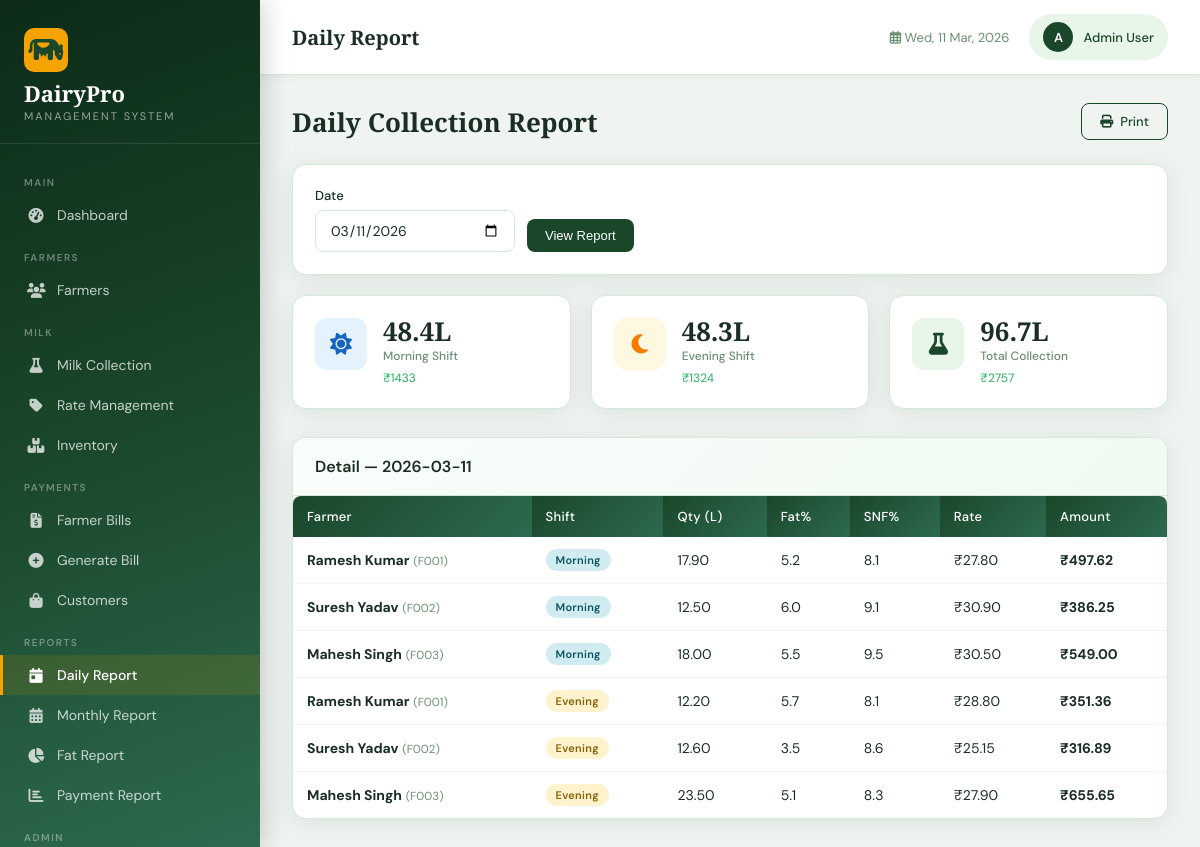
/reports/daily/ (signed in), run on the app's committed database.
### milk_collection/models.py (models this page shows, shortened)
class MilkCollection(models.Model):
    SHIFT_CHOICES = [('morning', 'Morning'), ('evening', 'Evening')]
    farmer = models.ForeignKey(Farmer, on_delete=models.CASCADE, related_name='collections')
    date = models.DateField()
    shift = models.CharField(max_length=10, choices=SHIFT_CHOICES)
    quantity = models.DecimalField(max_digits=8, decimal_places=2)
    fat = models.DecimalField(max_digits=4, decimal_places=1)
    snf = models.DecimalField(max_digits=4, decimal_places=1)
    rate = models.DecimalField(max_digits=8, decimal_places=2, default=0)
    total_amount = models.DecimalField(max_digits=10, decimal_places=2, default=0)
    created_at = models.DateTimeField(auto_now_add=True)
    updated_at = models.DateTimeField(auto_now=True)
    class Meta:
        ordering = ['-date', '-shift']
        unique_together = ['farmer', 'date', 'shift']

### farmers/models.py (models this page shows, shortened)
class Farmer(models.Model):
    farmer_id = models.CharField(max_length=20, unique=True)
    name = models.CharField(max_length=100)
    address = models.TextField()
    phone = models.CharField(max_length=15)
    email = models.EmailField(blank=True)
    bank_name = models.CharField(max_length=100, blank=True)
    account_number = models.CharField(max_length=30, blank=True)
    ifsc_code = models.CharField(max_length=20, blank=True)
    joining_date = models.DateField()
    is_active = models.BooleanField(default=True)
    photo = models.ImageField(upload_to='farmers/', blank=True, null=True)
    created_at = models.DateTimeField(auto_now_add=True)
    updated_at = models.DateTimeField(auto_now=True)
    class Meta:
        ordering = ['farmer_id']

### reports/views.py (the view)
# urls.py: path('daily/', views.daily_report, name='daily_report'),
@login_required
def daily_report(request):
    report_date = request.GET.get('date', str(date.today()))
    collections = MilkCollection.objects.filter(date=report_date).select_related('farmer')
    morning = collections.filter(shift='morning')
    evening = collections.filter(shift='evening')
    totals = {
        'morning_qty': morning.aggregate(Sum('quantity'))['quantity__sum'] or 0,
        'morning_amt': morning.aggregate(Sum('total_amount'))['total_amount__sum'] or 0,
        'evening_qty': evening.aggregate(Sum('quantity'))['quantity__sum'] or 0,
        'evening_amt': evening.aggregate(Sum('total_amount'))['total_amount__sum'] or 0,
    }
    totals['total_qty'] = totals['morning_qty'] + totals['evening_qty']
    totals['total_amt'] = totals['morning_amt'] + totals['evening_amt']
    return render(request, 'reports/daily.html', {'collections': collections, 'report_date': report_date, 'totals': totals})

### templates/reports/daily.html (shortened to what this page needs)
{% extends 'base.html' %}
{% block page_title %}Daily Report{% endblock %}
{% block content %}
<div class="page-header">
    <div><h2>Daily Collection Report</h2></div>
    <a href="javascript:window.print()" class="btn btn-outline"><i class="fas fa-print"></i> Print</a>
</div>
<div class="card" style="margin-bottom:20px;">
  <div class="card-body">
    <form method="get" style="display:flex;gap:12px;align-items:flex-end;">
      <div class="form-group" style="margin:0;flex:1;max-width:200px;">
        <label class="form-label">Date</label>
        <input type="date" name="date" value="{{ report_date }}" class="form-control">
      </div>
      <button type="submit" class="btn btn-primary">View Report</button>
    </form>
  </div>
</div>
<div class="stats-grid">
  <div class="stat-card"><div class="stat-icon blue"><i class="fas fa-sun"></i></div><div class="stat-info"><div class="stat-value">{{ totals.morning_qty|floatformat:1 }}L</div><div class="stat-label">Morning Shift</div><div class="stat-sub">&#8377;{{ totals.morning_amt|floatformat:0 }}</div></div></div>
  <div class="stat-card"><div class="stat-icon amber"><i class="fas fa-moon"></i></div><div class="stat-info"><div class="stat-value">{{ totals.evening_qty|floatformat:1 }}L</div><div class="stat-label">Evening Shift</div><div class="stat-sub">&#8377;{{ totals.evening_amt|floatformat:0 }}</div></div></div>
  <div class="stat-card"><div class="stat-icon green"><i class="fas fa-flask"></i></div><div class="stat-info"><div class="stat-value">{{ totals.total_qty|floatformat:1 }}L</div><div class="stat-label">Total Collection</div><div class="stat-sub">&#8377;{{ totals.total_amt|floatformat:0 }}</div></div></div>
</div>
<div class="card">
  <div class="card-header"><h3>Detail — {{ report_date }}</h3></div>
  <div class="card-body" style="padding:0;">
    <div class="table-wrapper">
      <table>
        <thead><tr><th>Farmer</th><th>Shift</th><th>Qty (L)</th><th>Fat%</th><th>SNF%</th><th>Rate</th><th>Amount</th></tr></thead>
        <tbody>
        {% for c in collections %}
        <tr>
          <td><strong>{{ c.farmer.name }}</strong> <small style="color:var(--text-muted)">({{ c.farmer.farmer_id }})</small></td>
          <td><span class="badge {% if c.shift == 'morning' %}badge-info{% else %}badge-warning{% endif %}">{{ c.shift|title }}</span></td>
          <td>{{ c.quantity }}</td>
          <td>{{ c.fat }}</td>
          <td>{{ c.snf }}</td>
          <td>&#8377;{{ c.rate }}</td>
          <td><strong>&#8377;{{ c.total_amount }}</strong></td>
        </tr>
        {% empty %}
        <tr><td colspan="7" style="text-align:center;padding:40px;color:var(--text-muted)">No collections on this date</td></tr>
        {% endfor %}
        </tbody>
      </table>
    </div>
  </div>
</div>
{% endblock %}

### templates/base.html (shortened to what this page needs)
<!DOCTYPE html>
<html lang="en">
<head>
    <link href="https://cdnjs.cloudflare.com/ajax/libs/font-awesome/6.4.0/css/all.min.css" rel="stylesheet">
</head>
<body>
    {% if user.is_authenticated %}
    <aside class="sidebar" id="sidebar">
        <div class="sidebar-brand">
            <div class="logo-icon"><i class="fas fa-cow"></i></div>
            <h1>DairyPro</h1>
            <span>Management System</span>
        </div>
        <nav>
            <div class="nav-section-title">Main</div>
            <a href="{% url 'dashboard' %}" class="nav-link {% if request.resolver_match.url_name == 'dashboard' %}active{% endif %}">
                <i class="fas fa-tachometer-alt"></i> Dashboard
            </a>
            <div class="nav-section-title">Farmers</div>
            <a href="{% url 'farmer_list' %}" class="nav-link {% if 'farmer' in request.resolver_match.url_name %}active{% endif %}">
                <i class="fas fa-users"></i> Farmers
            </a>
            <div class="nav-section-title">Milk</div>
            <a href="{% url 'collection_list' %}" class="nav-link {% if 'collection' in request.resolver_match.url_name %}active{% endif %}">
                <i class="fas fa-flask"></i> Milk Collection
            </a>
            <a href="{% url 'milk_rates' %}" class="nav-link {% if request.resolver_match.url_name == 'milk_rates' %}active{% endif %}">
                <i class="fas fa-tag"></i> Rate Management
            </a>
            <a href="{% url 'inventory_list' %}" class="nav-link {% if 'inventory' in request.resolver_match.url_name %}active{% endif %}">
                <i class="fas fa-boxes"></i> Inventory
            </a>
            <div class="nav-section-title">Payments</div>
            <a href="{% url 'payment_list' %}" class="nav-link {% if request.resolver_match.url_name == 'payment_list' %}active{% endif %}">
                <i class="fas fa-file-invoice-dollar"></i> Farmer Bills
            </a>
            <a href="{% url 'generate_bill' %}" class="nav-link {% if request.resolver_match.url_name == 'generate_bill' %}active{% endif %}">
                <i class="fas fa-plus-circle"></i> Generate Bill
            </a>
            <a href="{% url 'customer_list' %}" class="nav-link {% if 'customer' in request.resolver_match.url_name %}active{% endif %}">
                <i class="fas fa-shopping-bag"></i> Customers
            </a>
            <div class="nav-section-title">Reports</div>
            <a href="{% url 'daily_report' %}" class="nav-link {% if request.resolver_match.url_name == 'daily_report' %}active{% endif %}">
                <i class="fas fa-calendar-day"></i> Daily Report
            </a>
            <a href="{% url 'monthly_report' %}" class="nav-link {% if request.resolver_match.url_name == 'monthly_report' %}active{% endif %}">
                <i class="fas fa-calendar-alt"></i> Monthly Report
            </a>
            <a href="{% url 'fat_report' %}" class="nav-link {% if request.resolver_match.url_name == 'fat_report' %}active{% endif %}">
                <i class="fas fa-chart-pie"></i> Fat Report
            </a>
            <a href="{% url 'payment_report' %}" class="nav-link {% if request.resolver_match.url_name == 'payment_report' %}active{% endif %}">
                <i class="fas fa-chart-bar"></i> Payment Report
            </a>
            {% if user.is_superuser %}
            <div class="nav-section-title">Admin</div>
            {% endif %}
        </nav>
    </aside>
    <div class="main-content">
        <div class="topbar">
            <div style="display:flex;align-items:center;gap:14px;">
                <div class="topbar-title">{% block page_title %}Dashboard{% endblock %}</div>
            </div>
            <div class="topbar-right">
                <div class="topbar-date"><i class="far fa-calendar-alt"></i> <span id="current-date"></span></div>
                <a href="{% url 'profile' %}" class="user-badge">
                    <div class="avatar">{{ user.first_name|first|upper|default:user.username|first|upper }}</div>
                    <span style="font-size:13px;font-weight:500;">{{ user.get_full_name|default:user.username }}</span>
                </a>
            </div>
        </div>
        <div class="content-area">
            {% block content %}{% endblock %}
        </div>
    </div>
    {% else %}
        {% block auth_content %}{% endblock %}
    {% endif %}
</body>
</html>

### data on the page
MilkCollection: farmer.name "Ramesh Kumar", farmer.farmer_id "F001", shift "Morning", quantity "17.90", fat "5.2", snf "8.1", rate "27.80", total_amount "497.62"
MilkCollection: farmer.name "Suresh Yadav", farmer.farmer_id "F002", shift "Morning", quantity "12.50", fat "6.0", snf "9.1", rate "30.90", total_amount "386.25"
MilkCollection: farmer.name "Mahesh Singh", farmer.farmer_id "F003", shift "Morning", quantity "18.00", fat "5.5", snf "9.5", rate "30.50", total_amount "549.00"
MilkCollection: farmer.name "Ramesh Kumar", farmer.farmer_id "F001", shift "Evening", quantity "12.20", fat "5.7", snf "8.1", rate "28.80", total_amount "351.36"
MilkCollection: farmer.name "Suresh Yadav", farmer.farmer_id "F002", shift "Evening", quantity "12.60", fat "3.5", snf "8.6", rate "25.15", total_amount "316.89"
MilkCollection: farmer.name "Mahesh Singh", farmer.farmer_id "F003", shift "Evening", quantity "23.50", fat "5.1", snf "8.3", rate "27.90", total_amount "655.65"

### other printed values
{{ user.first_name|first|upper|default:user.username|first|upper }} "A"
{{ user.get_full_name|default:user.username }} "Admin User"
{{ totals.morning_qty|floatformat:1 }} "48.4"
{{ totals.morning_amt|floatformat:0 }} "1433"
{{ totals.evening_qty|floatformat:1 }} "48.3"
{{ totals.evening_amt|floatformat:0 }} "1324"
{{ totals.total_qty|floatformat:1 }} "96.7"
{{ totals.total_amt|floatformat:0 }} "2757"
{{ report_date }} "2026-03-11"
